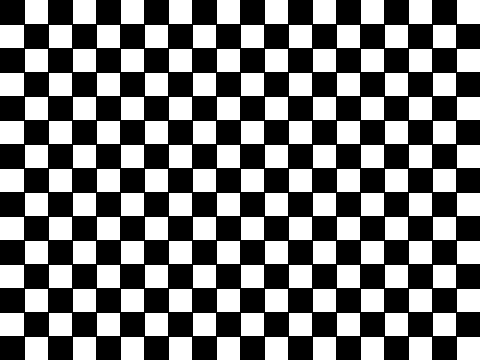
#> input picture assets/checkerboard.png, 480 x 360 px
$ python scattering.py   (older library calls are emulated)
#> lines starting #> are read from the running program, lines starting #| are printed output that depends on the picture; after the words box and inside, x2 and y2 are one past the last pixel; in counts of white or black regions, pixels touching at a corner belong together; long printed decimals are rounded
### utils.py
\
\
\
\
\
\

import os
import time
import numpy as np
import cv2

# [4 lines left out: function ensure_dir, not called in this run]

def timestamp():

    return time.strftime("%Y%m%d_%H%M%S")

def load_image(path):
#> called with path = 'assets/checkerboard.png'
    img = cv2.imread(path, cv2.IMREAD_COLOR)
#> img is the input picture: shape (360, 480, 3); 46.1% white; 150 white regions, largest, box (x1, y1, x2, y2) and area: (25, 0, 48, 24) 552, (73, 0, 96, 24) 552, (121, 0, 144, 24) 552
    if img is None:
        raise FileNotFoundError(f"Could not read image: {path}")
    return img

# [102 lines left out: functions save_image, simulate_blur, draw_line_chart, draw_bar_chart, not called in this run]

### blur.py
import numpy as np
import cv2

METHODS = ["laplacian", "tenengrad", "fft"]

def to_gray(img):
    if img.ndim == 3:
        return cv2.cvtColor(img, cv2.COLOR_BGR2GRAY).astype(np.float32)
    return img.astype(np.float32)

def variance_of_laplacian(gray):

    lap = cv2.Laplacian(gray, cv2.CV_32F, ksize=3)
    return float(lap.var())

# [91 lines left out: functions tenengrad, fft_high_freq_energy, blur_score, compute_all_blur_scores, compute_blur_map, not called in this run]

# [9 lines that do not run on import are left out]

### blur_matrix.py
\
\
\
\
\
\

import numpy as np
import cv2

from blur import to_gray, variance_of_laplacian, tenengrad, fft_high_freq_energy

_METRIC_FNS = {
    "laplacian": variance_of_laplacian,
    "tenengrad": tenengrad,
    "fft": fft_high_freq_energy,
}

# [6 lines left out: function grid_from_kernel, not called in this run]

def compute_blur_matrix(img, grid_cols=12, grid_rows=None, method="laplacian", kernel=None):
\
\
\
\
\
\
\

    gray = to_gray(img)
    h, w = gray.shape
#> h = 360; w = 480
    if kernel is not None:
        grid_rows, grid_cols = grid_from_kernel(h, w, kernel[0], kernel[1])
    if grid_rows is None:
        grid_rows = max(2, round(grid_cols * h / w))
#> grid_rows = 9
    else:
        grid_rows = max(2, int(grid_rows))
    grid_cols = max(2, int(grid_cols))

    cell_w = w / grid_cols
#> cell_w = 40
    cell_h = h / grid_rows
#> cell_h = 40

    matrix = np.zeros((grid_rows, grid_cols), dtype=np.float64)
    if method not in _METRIC_FNS:
        raise ValueError(f"Unknown method: {method}. Choose from {list(_METRIC_FNS)}")
    fn = _METRIC_FNS[method]

    for r in range(grid_rows):
        y0, y1 = int(r * cell_h), int((r + 1) * cell_h)
        for c in range(grid_cols):
            x0, x1 = int(c * cell_w), int((c + 1) * cell_w)
            cell = gray[y0:y1, x0:x1]
            matrix[r, c] = fn(cell) if cell.size > 0 else 0.0
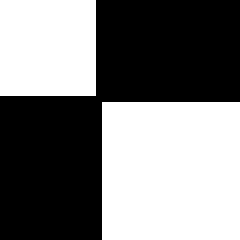
#> cell: shape (40, 40) float32 (shown 6 times larger); 49.1% white; 2 white regions, box (x1, y1, x2, y2) and area: (17, 17, 40, 40) 529, (0, 0, 16, 16) 256

    return matrix

# [74 lines left out: functions compute_all_blur_matrices, matrix_stats, compute_scattering_angle_matrix, draw_grid_overlay, not called in this run]

def to_blur_ratio(matrix):
\
\
\
\
\

    vmin, vmax = matrix.min(), matrix.max()
#> vmin = 100463.6; vmax = 242152.2
    rng = (vmax - vmin) or 1.0
#> rng = 141688.6
    sharpness_norm = (matrix - vmin) / rng
    return 1.0 - sharpness_norm

# [42 lines left out: functions matrix_to_heatmap, save_matrix_csv, not called in this run]

def load_matrix_csv(filepath):

    return np.loadtxt(filepath, delimiter=",", comments="#")

# [12 lines that do not run on import are left out]

### scattering.py
"""
scattering.py
Converts the blur matrix into scattering angles, following the slide's
formula: Scattering Angle = tan^-1(Blur Value).

The blur values fed in here are the normalized 0..1 blur-ratio matrix from
blur_matrix.py, so angles come out in the 0-45 degree range. This is a
software-only placeholder mapping: it demonstrates the pipeline end-to-end,
but converting normalized blur into a physically accurate scattering angle
requires calibrating against the real optical rig (Fig 1a) with known
particle standards.
"""

import numpy as np


def blur_ratio_to_angle(ratio_matrix):
    """Elementwise tan^-1(blur_ratio) in degrees."""
    return np.degrees(np.arctan(ratio_matrix))


def summarize_angles(angle_matrix):
    return {
        "mean_deg": float(angle_matrix.mean()),
        "min_deg": float(angle_matrix.min()),
        "max_deg": float(angle_matrix.max()),
        "std_deg": float(angle_matrix.std()),
    }


if __name__ == "__main__":
    from blur_matrix import compute_blur_matrix, to_blur_ratio
    from utils import load_image
    import sys

    path = sys.argv[1] if len(sys.argv) > 1 else "assets/checkerboard.png"
    img = load_image(path)
    matrix = compute_blur_matrix(img, grid_cols=12)
    ratio = to_blur_ratio(matrix)
    angles = blur_ratio_to_angle(ratio)
    stats = summarize_angles(angles)
#> stats = {'mean_deg': 28.8, 'min_deg': 0, 'max_deg': 45, 'std_deg': 11.4}
    print("Scattering angle summary (deg):", stats)
#| Scattering angle summary (deg): {'mean_deg': 28.798, 'min_deg': 0.0, 'max_deg': 45.0, 'std_deg': 11.404}
